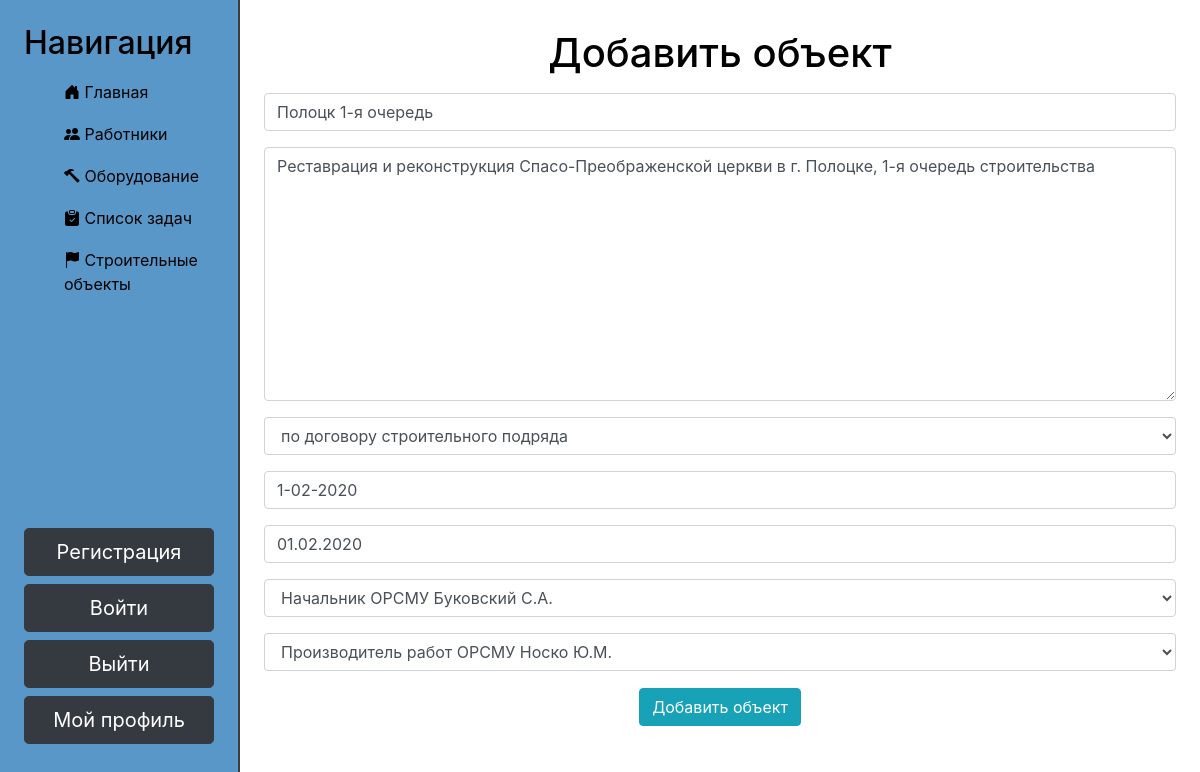
Screenshot of /sites/1/update with the database file from the repository.
### building_site/models.py (models this page shows, shortened)
class Sites(models.Model):
    CONTRACT_TYPE_CHOICES = (
        ('по договору строительного подряда', 'по договору строительного подряда'),
        ('по договору строительного генподряда', 'по договору строительного генподряда'),
        ('по договору строительного подряда', 'по договору строительного подряда'),
        ('по договору', 'по договору'),
    )
    MAIN_MANAGER_CHOICES = (
        ('Начальник ОРСМУ Буковский С.А.',
         'Начальник ОРСМУ Буковский С.А.'),
        ('Заместитель начальника ОРСМУ Волохов Д.В.',
         'Заместитель начальника ОРСМУ Волохов Д.В.'),
        ('Начальник Мирского производственного участка Дрик П.А.',
         'Начальник Мирского производственного участка Дрик П.А.'),
    )
    LINE_MANAGER_CHOICES = (
        ('Производитель работ ОРСМУ Носко Ю.М.',
         'Производитель работ ОРСМУ Носко Ю.М.'),
        ('Мастер строительных и монтажных работ ОРСМУ Терешков И.Е.',
         'Мастер строительных и монтажных работ ОРСМУ Терешков И.Е.'),
        ('Мастер строительных и монтажных работ ОРСМУ Бондарчук П.В.',
         'Мастер строительных и монтажных работ ОРСМУ Бондарчук П.В.'),
        ('Мастер строительных и монтажных работ ОРСМУ Потапчик С.Н.',
         'Мастер строительных и монтажных работ ОРСМУ Потапчик С.Н.'),
        ('Производитель работ Мирского производственного участка Вайцехович В.Н.',
         'Производитель работ Мирского производственного участка Вайцехович В.Н.'),
    )
    title = models.CharField('Строительный объект', max_length=100)
    body = models.TextField('Наименование объекта')
    contract_type = models.CharField('Работы ведутся по:', max_length=100, choices=CONTRACT_TYPE_CHOICES)
    contract_number = models.CharField('Номер договора', max_length=50)
    contract_date = models.DateField('Дата составления договора')
    manager_main = models.CharField('Общее руководство', max_length=100, choices=MAIN_MANAGER_CHOICES)
    manager_line = models.CharField('Линейный руководитель', max_length=250, choices=LINE_MANAGER_CHOICES)
    class Meta:
        verbose_name = 'Site'
        verbose_name_plural = 'Sites'

### building_site/views.py (the view)
# urls.py: path('<int:pk>/update', views.SitesUpdateView.as_view(), name='sites-update'),
class SitesUpdateView(UpdateView):
    model = Sites
    template_name = 'building_site/create_site.html'
    form_class = SitesForm

### building_site/templates/building_site/create_site.html (shortened to what this page needs)
{% extends 'main/base.html' %}
{% load static %}
{% block content %}
<div class="features">
    <h1>Добавить объект</h1>
    <form method="post">
        {{ form.title }}
        {{ form.body }}
        {{ form.contract_type }}
        {{ form.contract_number }}
        {{ form.contract_date }}
        {{ form.manager_main }}
        {{ form.manager_line }}
        <button class="btn btn-info" type="submit">Добавить объект</button>
    </form>
</div>
{% endblock %}

### main/static/main/css/main.css (style rules this page uses)
body { background: white; }
main .features { float: left; padding: 2%; color: black; margin-top: 5px; text-align: center; width: 80%; }
button { background-color: #24aad7; color: #000000; padding: 15px 32px; text-align: center; text-decoration: none; display: inline-block; font-size: 20px; border-radius: 12px; border: 0.1px solid white; margin: 1px; }
form { display: inline; }

### rows the page displays
Sites: title "Полоцк 1-я очередь", body "Реставрация и реконструкция Спасо-Преображенской церкви в г. Полоцке, 1-я очередь строительства", contract_type "по договору строительного подряда", contract_number "1-02-2020", contract_date "01.02.2020", manager_main "Начальник ОРСМУ Буковский С.А.", manager_line "Производитель работ ОРСМУ Носко Ю.М."
